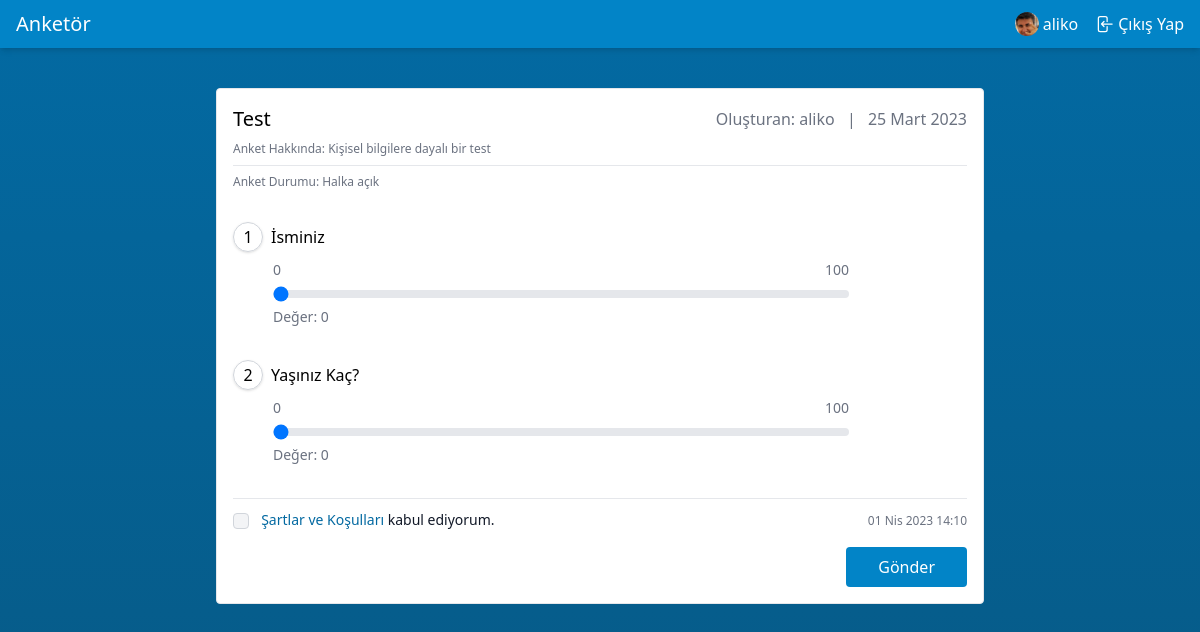
The page /anketler/v/test (signed in) on the database as committed earlier.
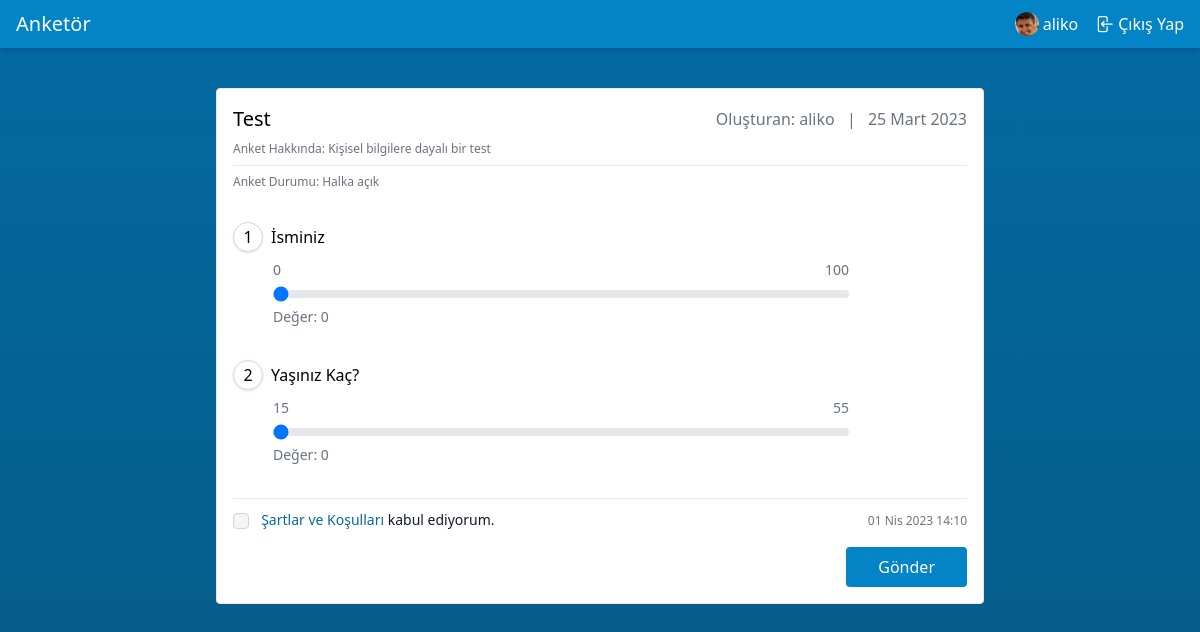
The same page on the database as committed later.
### apps/account/models.py (models this page shows, shortened)
class User(AbstractBaseUser, PermissionsMixin):
    email = models.EmailField(max_length=254, unique=True)
    name = models.CharField(max_length=254, null=True, blank=True)
    is_staff = models.BooleanField(default=False)
    is_superuser = models.BooleanField(default=False)
    is_active = models.BooleanField(default=True)
    last_login = models.DateTimeField(null=True, blank=True)
    date_joined = models.DateTimeField(auto_now_add=True)
    USERNAME_FIELD = 'email'
    EMAIL_FIELD = 'email'
    REQUIRED_FIELDS = ["name"]
    objects = UserManager()
    class Meta:
        verbose_name = "Kullanıcı"
        verbose_name_plural = "Kullanıcılar"

class Profile(models.Model):
    user = models.OneToOneField(User, on_delete=models.CASCADE)
    image = models.ImageField(default='profile_pictures/def_profile.jpg', upload_to='profile_pictures')
    class Meta:
        verbose_name = "Profil"
        verbose_name_plural = "Profiller"

### apps/poll/models.py (models this page shows, shortened)
class Poll(models.Model):
    author = models.ForeignKey(
        settings.AUTH_USER_MODEL,
        on_delete=models.CASCADE,
        null=True,
        blank=True
    )
    title = models.CharField(max_length=255)
    slug = models.SlugField(editable=False, null=True, blank=True, unique=True, db_index=True)
    meta_title = models.CharField(max_length=100, null=True, blank=True)
    tags = models.TextField(null=True, blank=True)
    description = models.TextField(null=True, blank=True)
    is_active = models.BooleanField(default=False)
    is_private = models.BooleanField(default=False)
    starts_at = models.DateTimeField(null=True, blank=True,
        help_text="date and time at which the poll open up for voting"
    )
    ends_at = models.DateTimeField(null=True, blank=True,
        help_text="date and time at which the poll closes for voting"
    )
    created_at = models.DateTimeField(auto_now_add=True)
    updated_at = models.DateTimeField(auto_now=True)
    class Meta:
        ordering = ["-id"]
        verbose_name = "Anket"
        verbose_name_plural = "Anketler"
        db_table = "poll"

class PollQuestion(models.Model):
    poll = models.ForeignKey(
        Poll,
        on_delete=models.CASCADE,
        null=True,
        blank=True
    )
    type = models.CharField(max_length=5, choices=PollQuestionChoices.get_choices(),
        default=PollQuestionChoices.get_default()
    )
    content = models.TextField()
    meta = models.CharField(null=True, blank=True, max_length=1024, default="{}")
    is_required = models.BooleanField(default=False)
    is_active = models.BooleanField(default=False)
    created_at = models.DateTimeField(auto_now_add=True)
    updated_at = models.DateTimeField(auto_now=True)
    def get_meta_data(self):
        try:
            return loads(self.meta)
        except ValueError:
            return {}
    def set_meta_data(self, data):
        self.meta = dumps(data)
    meta_data = property(get_meta_data, set_meta_data)
    class Meta:
        ordering = ["-id"]
        verbose_name = "Anket Soruları"
        verbose_name_plural = "Anket Soruları"
        db_table = "poll_question"

### apps/public_poll/views.py (the view, shortened to what this page needs)
# urls.py: path("v/<slug:poll_slug>", VotePublicPoll.as_view(), name="poll.public.vote"),
class VotePublicPoll(View):
    template_name = "public_poll/vote.html"
    def get(self, request, poll_slug):
        poll_object = get_object_or_404(Poll, slug=poll_slug)
        if not ispollready(poll_object):
            return redirect("poll.public.list")
        return render_vote_html(request, self.template_name, poll_object)

### apps/public_poll/views.py (called while the page is built, shortened)
def ispollready(poll, invite_link=None):
    if not poll.is_active:
        return False
    questions = poll.pollquestion_set.filter(is_active=True)
    answers = poll.pollanswer_set.filter(is_active=True)
    if questions.count() == 0 or answers.count() == 0:
        return False
    return True

def render_vote_html(request, template_name, poll_object):
    return render(request, template_name,
        {
            "poll"     : poll_object,
            "questions": poll_object.pollquestion_set.order_by("id"),
            "cho_list" : ("text", "number", "date", "email", "time")
        }
    )

### apps/public_poll/templates/public_poll/vote.html (shortened to what this page needs)
{% extends "base.html" %}
{% block content %}
  <section id="vote">
    <div class="flex justify-center">
      <div class="border p-4 rounded bg-white m-10 max-w-3xl w-full space-y-2">
        <div class="block sm:flex sm:space-x-4 items-center justify-between">
          <h1 class="text-xl font-medium">{{ poll.title|title }}</h1>
          <div class="space-x-2 items-center text-gray-500">
            <span>Oluşturan: {{ poll.author.name|default_if_none:poll.author.email }}</span>
            <span>|</span>
            <span>{{ poll.created_at|date }}</span>
          </div>
        </div>
        <div class="text-xs text-gray-500">Anket Hakkında: {{ poll.description }}</div>
        <hr>
        <div class="flex space-x-4 items-center justify-between text-gray-500 text-xs">
          {% if poll.is_private %}
            <span>Anket Durumu: Özel</span>
          {% else %}
            <span>Anket Durumu: Halka açık</span>
          {% endif %}
        </div>
        <form method="post">
          <div id="questions" class="space-y-2">
            <div class="mt-8 mb-4 space-y-8">
              {% for question in questions %}
                <div>
                  <div class="flex space-x-2 items-center question">
                    <div
                      class="relative w-4 h-4 border border-gray-300 rounded-full flex justify-center items-center text-center shadow p-3.5">
                      <span>{{ forloop.counter }}</span>
                    </div>
                    <label for="{{ question.content|slugify }}_{{ question.id }}"
                           class="text-base font-medium">{{ question.content|title }}</label>
                  </div>
                  <div id="answers" class="ml-10 mt-2">
                    <div>
                      {% if question.get_type_display|slugify in cho_list %}
                        <input type="{{ question.get_type_display|slugify }}"
                          {% if question.is_required %} required {% endif %}
                               name="{{ question.content|slugify }}_{{ question.id }}"
                               id="{{ question.content|slugify }}_{{ question.id }}"
                               class="bg-gray-50 border border-gray-300 text-gray-900 text-sm rounded-lg focus:ring-0 focus:border-orange-500 block w-full max-w-xl p-2.5"
                               placeholder="{{ question.content|title }}">
                      {% elif question.get_type_display|slugify == "range" %}
                        <div class="flex justify-between text-gray-500 text-sm max-w-xl">
                          <span>{{ question.get_meta_data.min|default:0 }}</span>
                          <span>{{ question.get_meta_data.max|default:100 }}</span>
                        </div>
                        <input type="range"
                               name="{{ question.content|slugify }}_{{ question.id }}"
                               min="{{ question.get_meta_data.min|default:0 }}"
                               max="{{ question.get_meta_data.max|default:100 }}"
                               value="0"
                               id="{{ question.content|slugify }}_{{ question.id }}"
                               class="input-range w-full max-w-xl h-2 bg-gray-200 rounded-lg appearance-none cursor-pointer">
                        <div>
                          <span class="text-sm text-gray-500">Değer: <span class="range-value">0</span></span>
                        </div>
                      {% endif %}
                    </div>
                  </div>
                </div>
              {% endfor %}
              <div class="space-y-2">
                <hr>
                <div class="flex items-center justify-between">
                  <div>
                    <input id="term-conditions" type="checkbox" value="Confirm"
                           name="term-conditions"
                           required
                           class="w-4 h-4 text-sky-600 bg-gray-100 border-gray-300 rounded focus:ring-sky-500 focus:ring-2">
                    <label for="term-conditions" class="ml-2 text-sm font-medium text-gray-900">
                      <a href="#"
                         class="text-sky-700 hover:underline">Şartlar ve Koşulları</a> kabul ediyorum.
                    </label>
                  </div>
                  <div>
                    <span class="text-gray-500 text-xs">{% now "SHORT_DATETIME_FORMAT" %}</span>
                  </div>
                </div>
              </div>
            </div>
          </div>
          <div class="flex justify-end">
            <button class="bg-sky-600 rounded py-2 px-8 text-white hover:bg-sky-700" type="submit">Gönder</button>
          </div>
        </form>
      </div>
    </div>
  </section>
{% endblock %}

### templates/base.html (shortened to what this page needs)
{% load static tailwind_tags %}
<!doctype html>
<html lang="tr">
<head>
  {% tailwind_css %}
  <link rel="stylesheet" href="{% static "css/main.css" %}">
</head>
<body>
{% include "header.html" %}
<main class="from-sky-700 to-sky-800 bg-gradient-to-b">
  {% block content %}{% endblock %}
</main>
</body>
</html>

### templates/header.html (shortened to what this page needs)
{% load static %}
<header class="sticky w-full top-0 left-0 right-0 bottom-auto z-[990] bg-sky-600 text-white shadow-md p-2.5 px-4">
  <div class="flex items-center align-middle justify-between">
    <div>
      <a href="{% url "home" %}">
        <span class="text-xl font-medium">Anketör</span>
      </a>
    </div>
    <div class="flex justify-around items-center space-x-4">
      {% if not user.is_authenticated %}
        <a class="flex items-center space-x-1 hover:underline" href="{% url 'login' %}">
          <svg xmlns="http://www.w3.org/2000/svg" fill="none" viewBox="0 0 24 24" stroke-width="1.5"
               stroke="currentColor" class="w-5 h-5">
            <path stroke-linecap="round" stroke-linejoin="round"
                  d="M17.982 18.725A7.488 7.488 0 0012 15.75a7.488 7.488 0 00-5.982 2.975m11.963 0a9 9 0 10-11.963 0m11.963 0A8.966 8.966 0 0112 21a8.966 8.966 0 01-5.982-2.275M15 9.75a3 3 0 11-6 0 3 3 0 016 0z"></path>
          </svg>
          <span class="font-sans">Giriş Yap</span>
        </a>
      {% else %}
        <a href="{% url "poll.index" %}" class="flex hover:underline items-center space-x-1">
          <img class="w-6 rounded-full" src="{{ MEDIA_URL }}{{ user.profile.image.url }}"
               alt="{{ user.name|default_if_none:user.email }} profile image">
          <span>
            {{ user.name|default_if_none:user.email }}
        </span>
        </a>
        <a class="flex items-center space-x-1 hover:underline" href="{% url 'logout' %}">
          <span class="font-sans">Çıkış Yap</span>
        </a>
      {% endif %}
    </div>
  </div>
</header>

### static/css/main.css (style rules this page uses)
html, body { height: 100%; width: 100%; margin: 0; padding: 0; }
body > main { display: flex; flex-direction: column; flex: auto; min-height: calc(100vh - 48px); }
body > main > section { flex: 1 1 auto; display: flex; flex-direction: column; }

Rows that differ between the two databases and show on the page:
changed PollQuestion "Yaşınız Kaç?": get_meta_data.min "0" → "15"; get_meta_data.max "100" → "55"; is_required "0" → "15"
